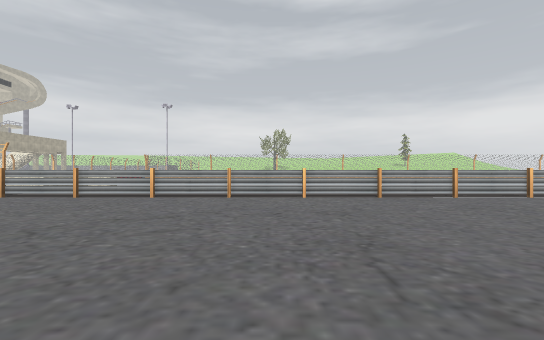
View 1 (above)

16 first-person views from a walk through a 3-D level made in the Unity game engine. The camera is 1.4 m above the floor, looks level and sees 90° across. The floor is counted in squares, 2 m on a side. Each view is taken from the middle of a square. On the plan, view 1 faces up. The plan holds only what a view shows up to about 9 squares ahead; the rest is blank. The place goes on beyond the plan. Some surface patterns are stand-ins.

View 2
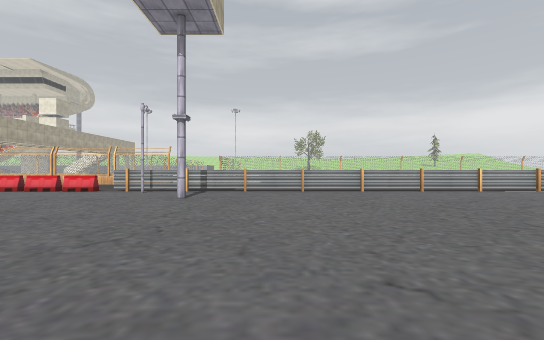

View 3
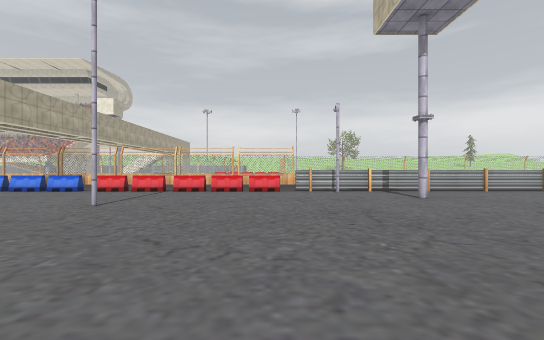

View 4
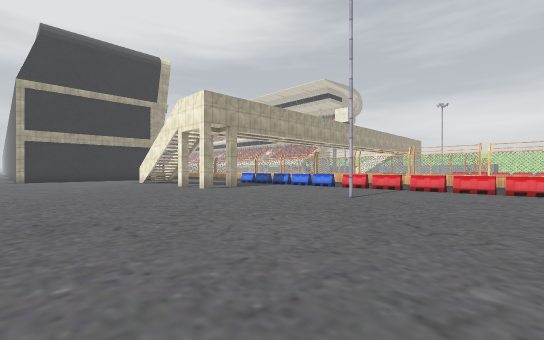

View 5
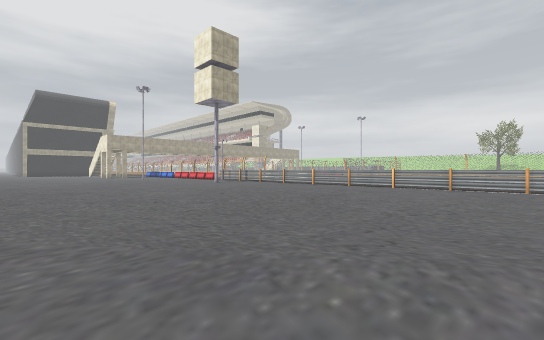

View 6
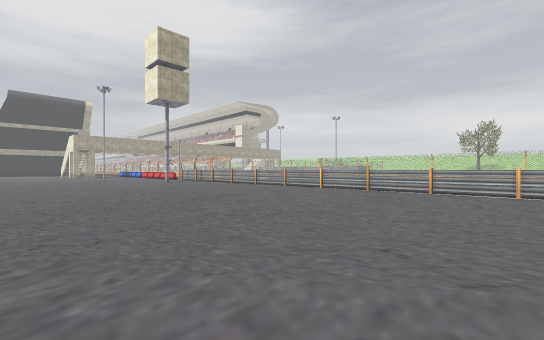

View 7
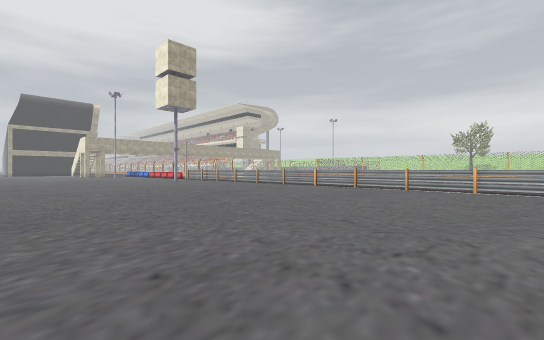

View 8
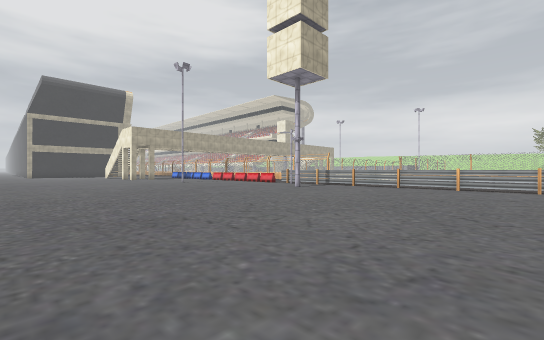

View 9
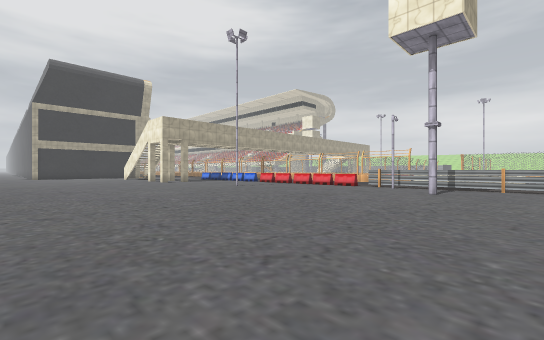

View 10
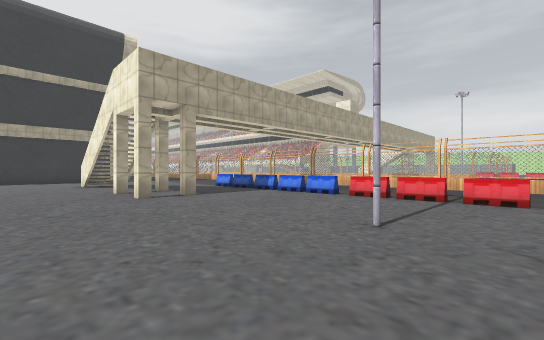

View 11
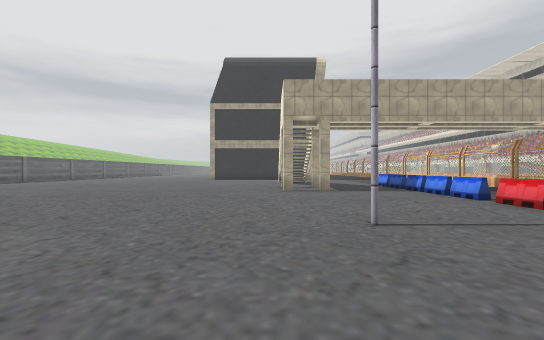

View 12
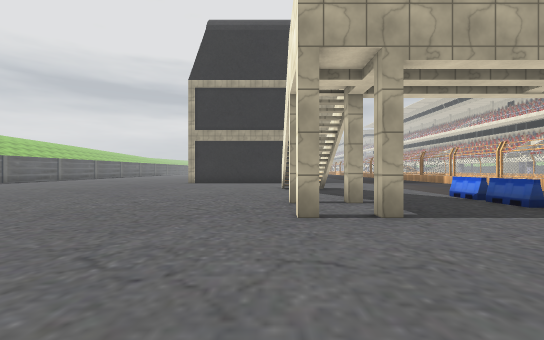

View 13
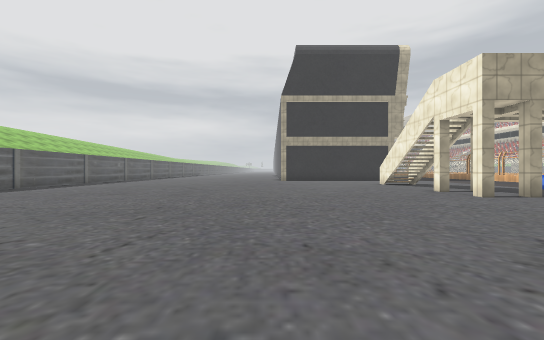

View 14
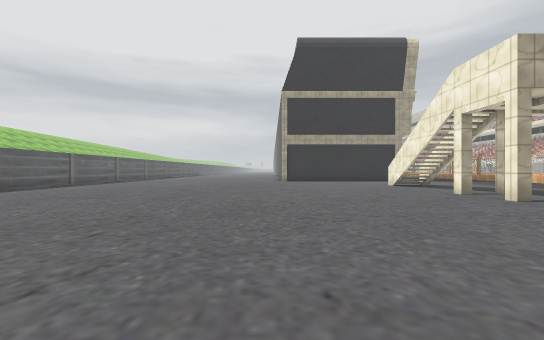

View 15
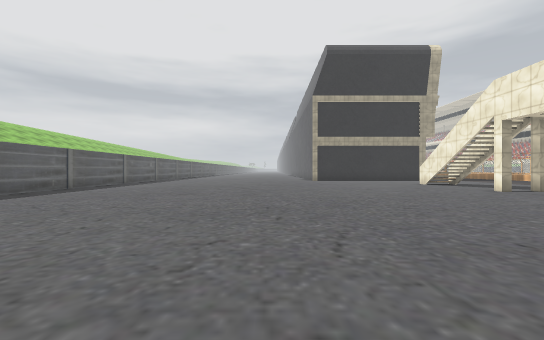

View 16
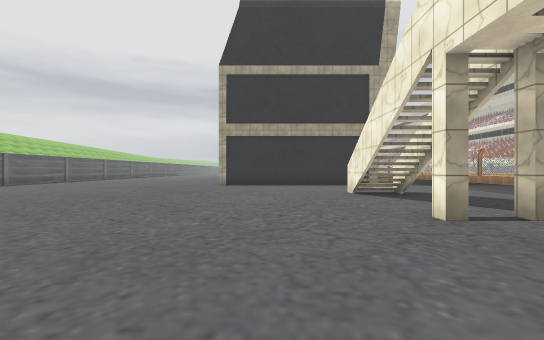

### Floor plan
Key: @ floor where view 1 was taken; # wall or solid block; x gap in a wall; . floor; / step, stairs or slope; = window, fence, low wall or low ledge.
Columns run from 28 left of view 1 to 8 right of it. Each row starts with its distance up from view 1.
 11             ===
 10             . .
  9             . .
  8            .....     ................
  7  ...=xx==xxx=xxx=x#====#=======#=====
  6  ....................................
  5 ....................#................
  4 .##..#.#.............................
  3 .//..........#.......................
  2 .##..#.#.............................
  1 .....................................
  0 ............................@........
 -1 .....................................
 -2 .....................................
 -3 .....................................
 -4 ..................................
 -5 ...............
 -6 ..............
 -7 ... .........
 -8 ..  ........
 -9     .......
-10     ......
-11     .....
-12     ....
-13      ##

Positions as (right, up) in squares from view 1, and headings:
1: (0, 0), facing up
2: (-6, -2), facing up
3: (-12, -2), facing up
4: (-12, -3), facing up-left
5: (5, -4), facing up-left
6: (7, -2), facing up-left
7: (8, -3), facing up-left
8: (-1, -4), facing up-left
9: (-6, -4), facing up-left
10: (-14, 0), facing up-left
11: (-12, 2), facing left
12: (-17, 2), facing left
13: (-14, -3), facing left
14: (-15, -3), facing left
15: (-14, -5), facing left
16: (-19, 0), facing left
